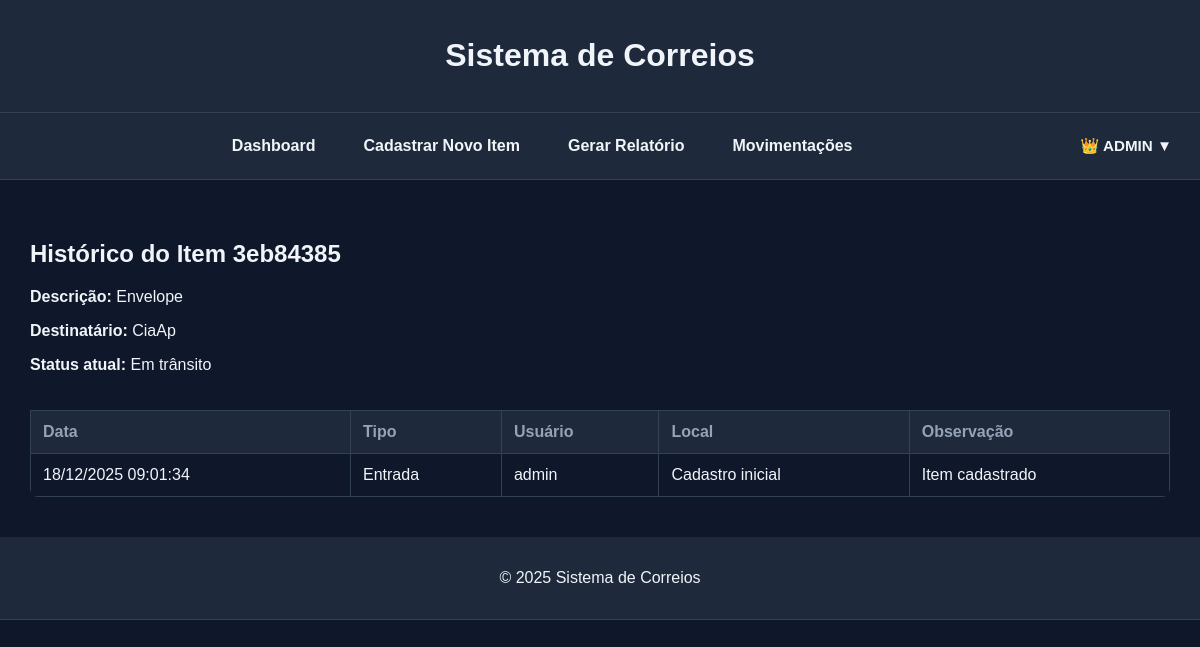
Before: /item_history/3eb84385 (signed in) with the older database file.
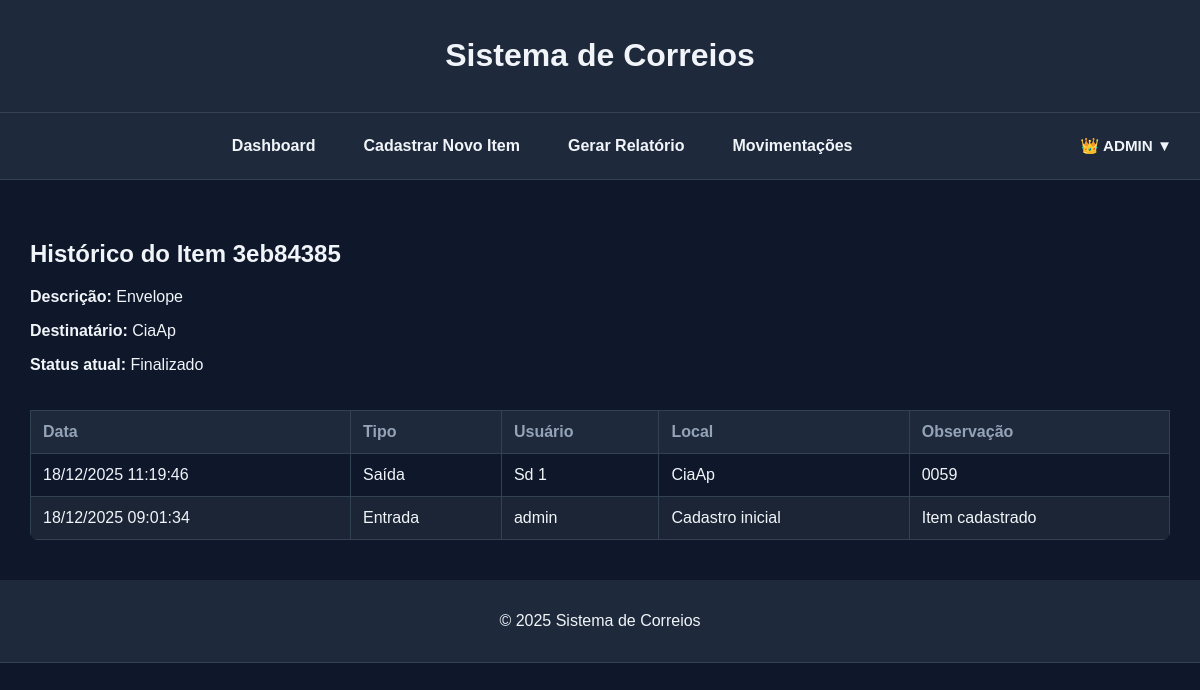
After: the same page with the newer database file.
### app.py (models this page shows)
class Item(db.Model):
    id = db.Column(db.Integer, primary_key=True)
    protocol = db.Column(db.String(20), unique=True, nullable=False)
    sender = db.Column(db.String(100))
    recipient = db.Column(db.String(100))
    description = db.Column(db.String(200))
    status = db.Column(db.String(50))
    closed = db.Column(db.DateTime, nullable=True)

class Movement(db.Model):
    id = db.Column(db.Integer, primary_key=True)
    protocol = db.Column(db.String(50), nullable=False)
    type = db.Column(db.String(20), nullable=False)  # Entrada ou Saída
    location = db.Column(db.String(100))
    note = db.Column(db.String(200))
    created_at = db.Column(db.DateTime, default=datetime.now)
    user = db.Column(db.String(50), nullable=False)  # Novo campo: usuário responsável

### app.py (the view)
@app.route("/item_history/<protocol>")
@login_required
def item_history(protocol):
    item = Item.query.filter_by(protocol=protocol).first_or_404()
    movements = Movement.query.filter_by(protocol=protocol)\
                              .order_by(Movement.created_at.desc()).all()
    return render_template("item_history.html", item=item, movements=movements)

### app.py (called while the page is built)
@login_manager.user_loader
def load_user(user_id):
    return User.query.get(int(user_id))

### templates/item_history.html
{% extends "base.html" %}
{% block content %}
<section class="panel-card">
  <h2>Histórico do Item {{ item.protocol }}</h2>
  <p><strong>Descrição:</strong> {{ item.description }}</p>
  <p><strong>Destinatário:</strong> {{ item.recipient }}</p>
  <p><strong>Status atual:</strong> {{ item.status }}</p>
  <div class="table-container">
    <table>
      <thead>
        <tr>
          <th>Data</th>
          <th>Tipo</th>
          <th>Usuário</th>
          <th>Local</th>
          <th>Observação</th>
        </tr>
      </thead>
      <tbody>
        {% for move in movements %}
        <tr>
          <td>{{ move.created_at.strftime('%d/%m/%Y %H:%M:%S') }}</td>
          <td>{{ move.type }}</td>
          <td>{{ move.user }}</td>
          <td>{{ move.location }}</td>
          <td>{{ move.note }}</td>
        </tr>
        {% endfor %}
      </tbody>
    </table>
  </div>
</section>
{% endblock %}

Changed rows visible on the page:
changed Item "3eb84385": status "Em trânsito" → "Finalizado"
added Movement: created_at "18/12/2025 11:19:46", type "Saída", user "Sd 1", location "CiaAp", note "0059"
